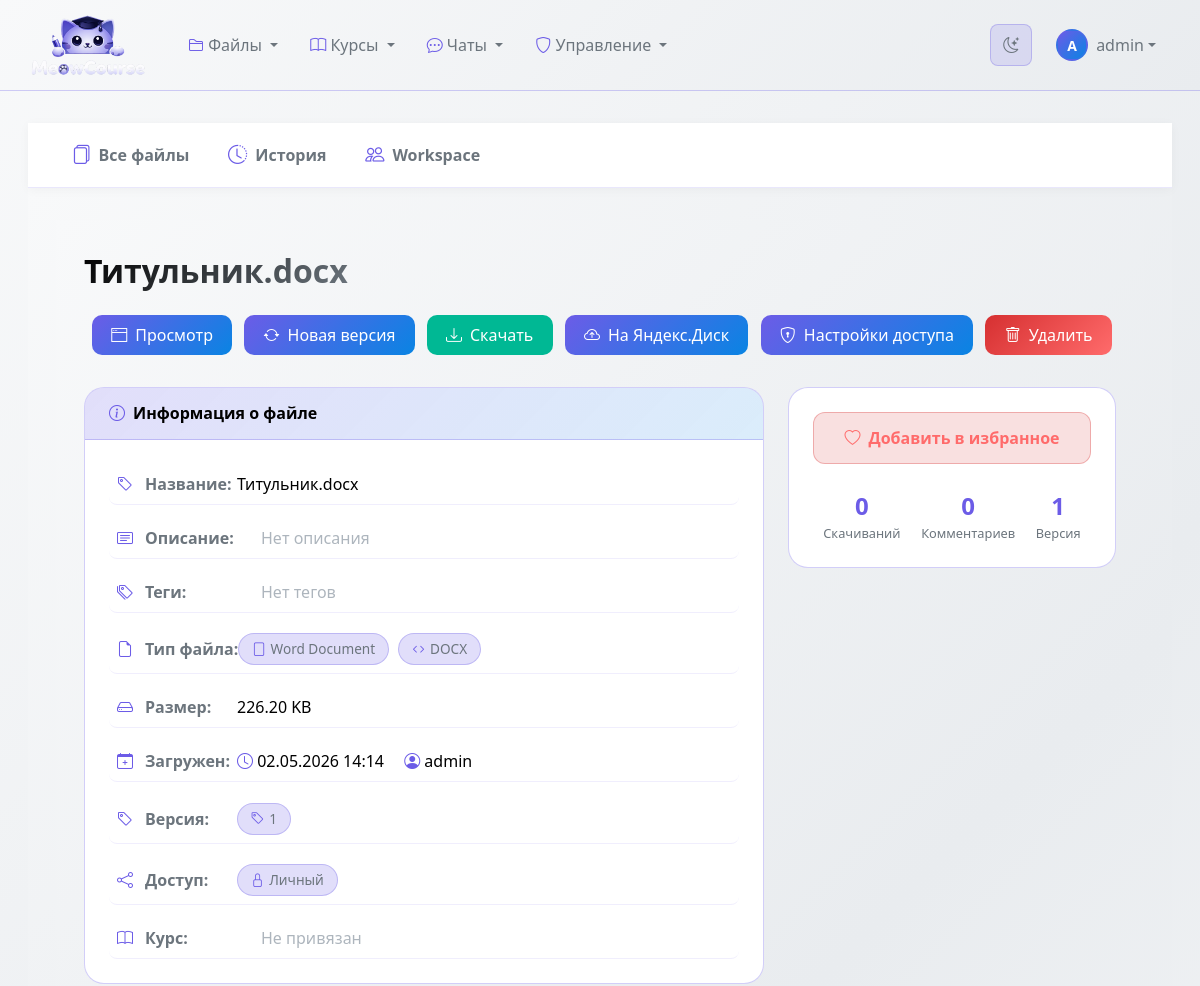
Before: /files/34/ (signed in, upper part) with the older database file.
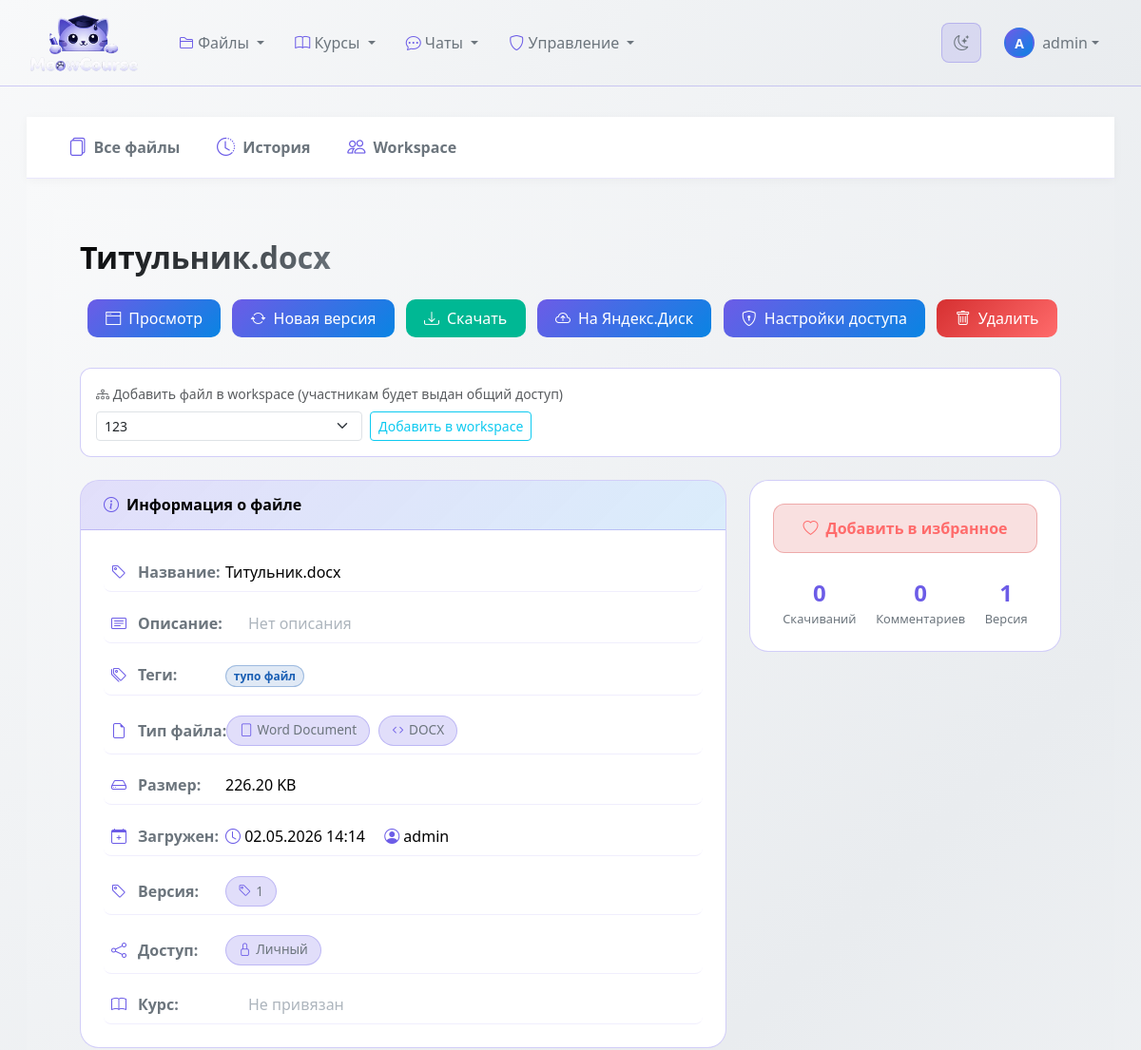
After: the same page with the newer database file.
### file_manager/models.py (models this page shows, shortened)
class Tag(models.Model ):
    name =models.CharField(max_length =50 ,unique =True )
    color =models.CharField(max_length =7 ,default ='#3498db')
    class Meta :
        ordering =['name']
        verbose_name ='Тег'
        verbose_name_plural ='Теги'
    def _safe_hex_color(self ):
        c =(self.color or '#3498db').strip()
        if len(c )==7 and c[0 ]=='#'and all(ch in '0123456789abcdefABCDEF' for ch in c[1:]):
            return c
        return '#3498db'
    def _badge_attrs_html(self ,*,extra_classes ='',small_font =False ):
        c =self._safe_hex_color()
        classes ='badge rounded-pill'+(f' {extra_classes}'.rstrip() if extra_classes else '')
        font_rule ='font-size:0.75rem;' if small_font else ''
        return format_html(
            'class="{}" style="background:{}22;color:{};border:1px solid {}55;{}"',
            classes ,c ,c ,c ,font_rule ,
        )
    def badge_attrs_detail(self ):
        return self._badge_attrs_html(extra_classes ='me-1')

### file_manager/views.py (the view, shortened to what this page needs)
# urls.py: path('<int:file_id>/',views.file_detail ,name ='file_detail'),
@login_required
def file_detail(request ,file_id ):
    file_obj = get_object_or_404(
        File.objects.prefetch_related("tags"),
        id=file_id,
    )
    if not file_obj.can_access(request.user ):
        raise PermissionDenied
    comments =file_obj.comments.filter(parent =None )
    versions = file_obj.versions.select_related("changed_by").order_by("-version_number")
    comment_form =FileCommentForm()
    context ={
    'file':file_obj ,
    'comments':comments ,
    'comment_form':comment_form ,
    'can_edit':can_edit_file_object(request.user, file_obj),
    'can_delete':can_delete_file_object(request.user, file_obj),
    'can_upload_version': can_upload_file_version(request.user, file_obj),
    'is_favorite':file_obj.is_favorite(request.user ),
    'shared_workspaces': SharedWorkspace.objects.filter(participants=request.user).order_by("title"),
    'file_workspaces': SharedWorkspace.objects.filter(files=file_obj, participants=request.user).order_by("title"),
    'versions': versions,
    }
    return render(request ,'file_manager/file_detail.html',context )

### file_manager/forms.py
class FileCommentForm(forms.ModelForm ):
    class Meta :
        model =FileComment
        fields =['content']
        widgets ={
        'content':forms.Textarea(attrs ={'class':'form-control','rows':3 }),
        }

### classroom_core/models.py (called while the page is built)
    def is_teacher(self):
        return self.role == 'teacher'

    def is_staff(self):
        return self.role == 'staff'

### file_manager/models.py (called while the page is built)
    def _detect_extension_for_metadata(self):
        candidates = []
        if self.file and getattr(self.file, "name", ""):
            candidates.append(self.file.name)
        if self.title:
            candidates.append(self.title)
        if self.yandex_path:
            candidates.append(self.yandex_path.split("/")[-1])
        for value in candidates:
            if "." in value:
                return value.rsplit(".", 1)[-1].lower()
        return ""

    def get_file_size_display(self ):
        if self.is_folder :
            return self.get_folder_size_display()
        size =self.file_size
        for unit in ['B','KB','MB','GB']:
            if size <1024.0 :
                return f"{size :.2f} {unit }"
            size /=1024.0
        return f"{size :.2f} TB"

### templates/file_manager/file_detail.html (shortened to what the changed rows need)
{% extends "file_manager/base_files.html" %}
{% block files_content %}
<div class="theme-file-detail">
    <div class="container">
        <div class="page-header">
            <div>
                <h1 class="page-title">{{ file.title }}</h1>
            </div>
        </div>
        {% if can_edit and shared_workspaces %}
        <div class="mt-2 detail-card p-3" style="border: 1px solid var(--bg-overlay-30); border-radius: 12px;">
            <div class="small text-muted mb-2"><i class="bi bi-diagram-3"></i> Добавить файл в workspace (участникам будет выдан общий доступ)</div>
            <form method="post" action="{% url 'file_manager:workspace_add_file' file.id %}" class="d-flex flex-wrap gap-2 align-items-center">
                <select name="workspace_id" class="form-select form-select-sm" style="max-width: 280px;" required>
                    {% for w in shared_workspaces %}
                    <option value="{{ w.id }}">{{ w.title }}</option>
                    {% endfor %}
                </select>
                <button type="submit" class="btn btn-sm btn-outline-info">Добавить в workspace</button>
            </form>
        </div>
        {% endif %}
        <div class="row">
            <div class="col-lg-8">
                <div class="detail-card">
                    <div class="card-body-custom">
                        <div class="info-grid">
                            <div class="info-row">
                                <span class="info-value">
                                    {% for t in file.tags.all %}
                                    <span {{ t.badge_attrs_detail }}>{{ t.name }}</span>
                                    {% empty %}
                                    <span class="empty-text">Нет тегов</span>
                                    {% endfor %}
                                </span>
                            </div>
                        </div>
                    </div>
                </div>
            </div>
        </div>
    </div>
</div>
{% endblock %}

Changed rows visible on the page:
added Tag: name "тупо файл"
Other visible differences:
form field workspace_id: (not shown) → "123"
text no longer shown: "Нет тегов"
text now shown: "Добавить файл в workspace (участникам будет выдан общий доступ) Добавить в workspace"
